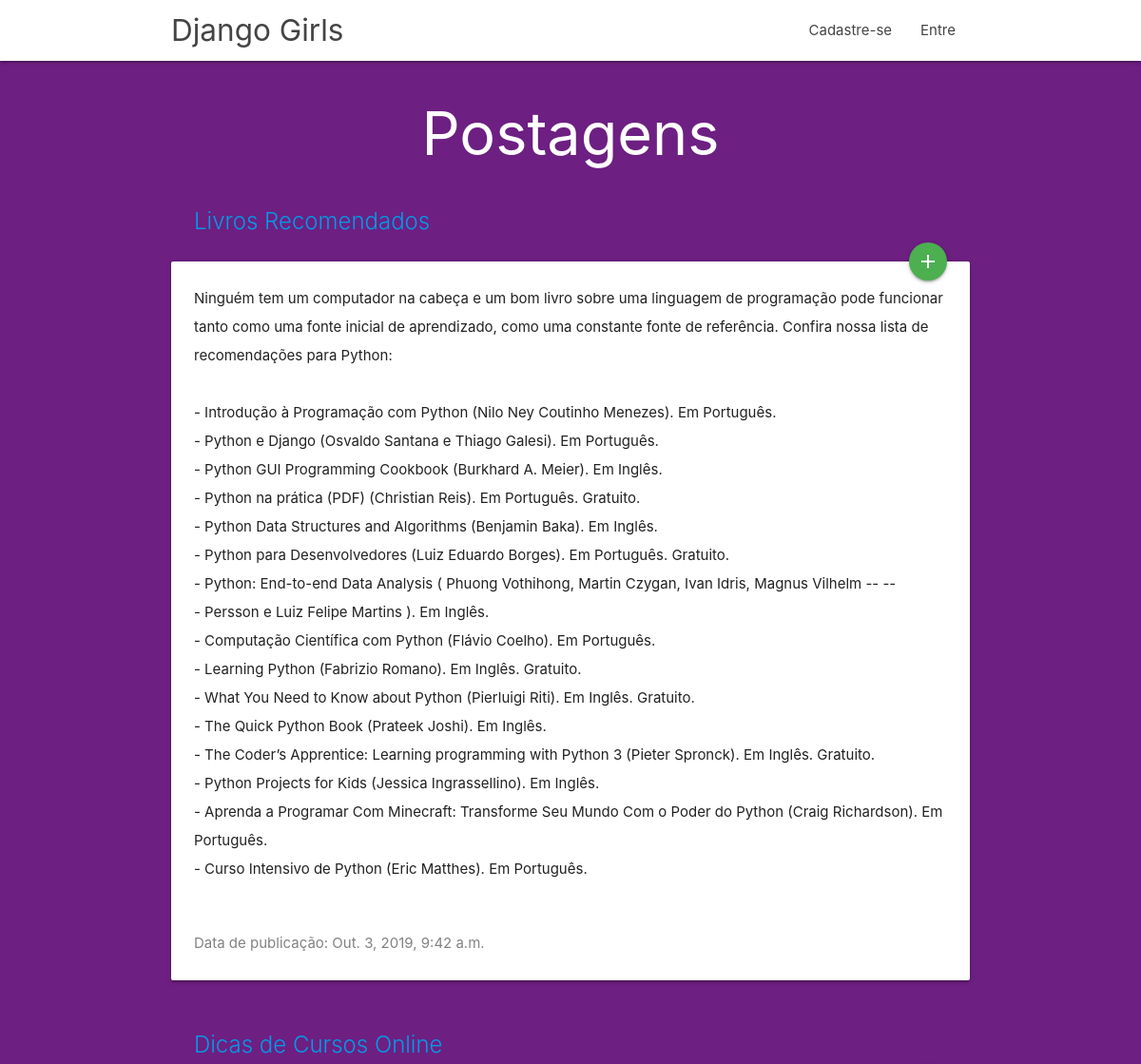
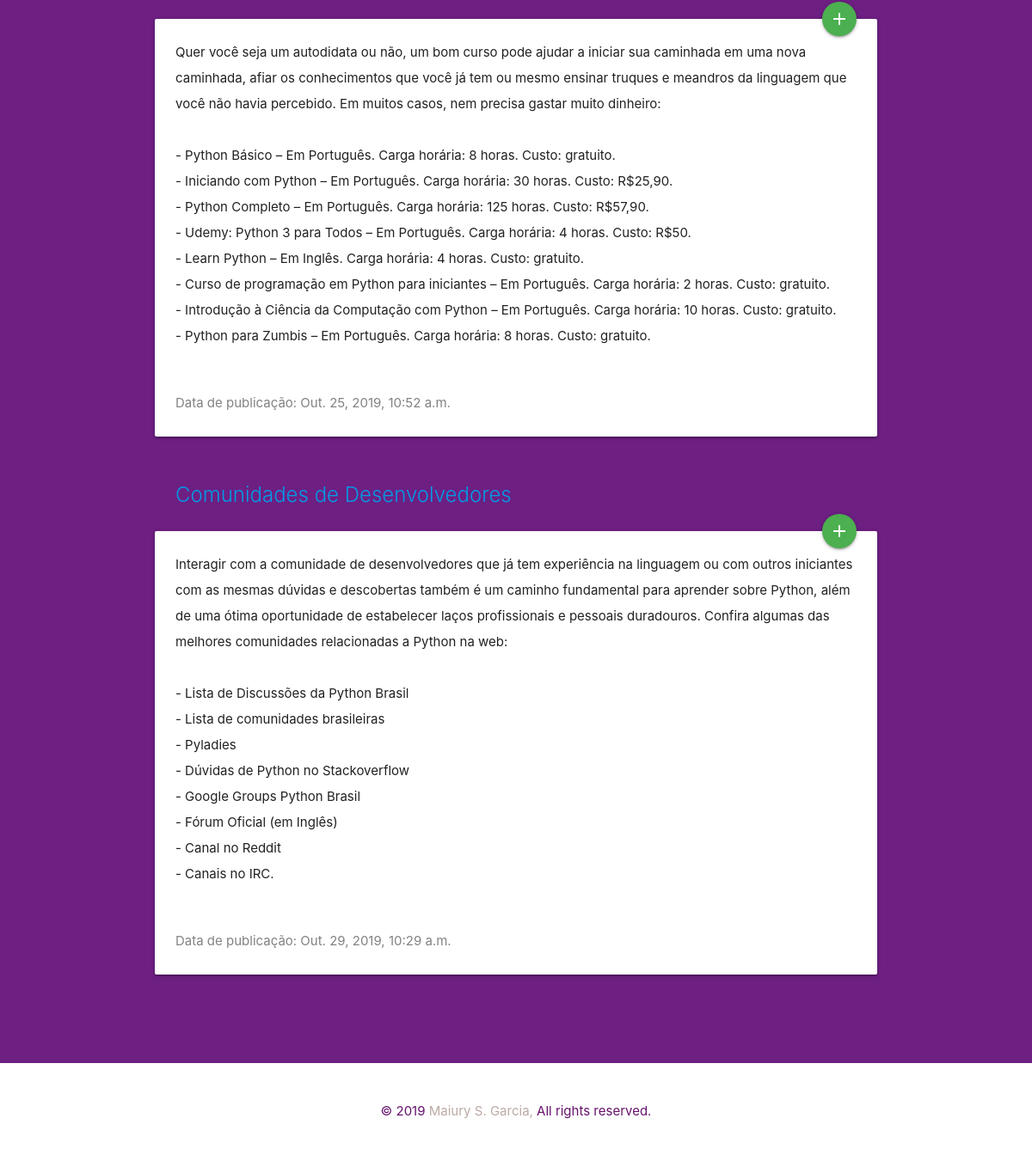
The page / on the database its author committed (2 pictures, top to bottom).
### blog/models.py (models this page shows, shortened)
class Post(models.Model):
    author = models.ForeignKey(
        settings.AUTH_USER_MODEL, on_delete=models.CASCADE)
    title = models.CharField(max_length=200)
    text = models.TextField()
    created_date = models.DateTimeField(default=timezone.now)
    published_date = models.DateTimeField(blank=True, null=True)

### blog/views.py (the view)
# urls.py: path('', views.post_list, name='post_list'),
def post_list(request):
    posts = Post.objects.filter(
        published_date__lte=timezone.now()).order_by('published_date')
    return render(request, 'blog/post_list.html', {'posts': posts, 'acao': 'Postagens'})

### blog/templates/blog/post_list.html
{% extends 'blog/base.html' %}
{% block content %}
    <div class="container">
        <center><h1>{{ acao }}</h1></center>
    </div>
    <br><br><br>
    {% for post in posts %}
            <div class="row">
                    <div>
                        <div class="card title-card">
                          <div class="card-image">
                            <span class="card-title"><a>{{ post.title }}</a></span>
                            <a  href="{% url 'post_detail' pk=post.pk %}" class="btn-floating halfway-fab waves-effect waves-light green"><i class="material-icons">add</i></a>
                          </div>
                          <div class="card-content">
                            <p>{{ post.text|linebreaksbr }}</p>
                          </div>
                          <div class="card-content date">
                              <p>Data de publicação: {{ post.published_date }}</p>
                          </div>
                        </div>
                    </div>
                </div>
                <br><br><br>
    {% endfor %}
{% endblock %}

### blog/static/css/style.css (style rules this page uses)
p { line-height: 2rem; }

### blog/static/css/blog.css (style rules this page uses)
.date { color: #828282; }
h1, h5 { color: #6d1f82; }
.fundo, h1, h5 { background-color: #6d1f82; color: #ffffff; }
body { background-color: #6d1f82; }

### rows shown on the page
Post: title "Livros Recomendados", text "Ninguém tem um computador na cabeça e um bom livro sobre uma linguagem de programação pode funcionar tanto como uma fonte inicial de aprendizado, como uma constante fonte de referência. Confira nossa lista de recomendações para Python: - Introdução à Programação com Python (Nilo Ney Coutinho Menezes). Em Português. - Python e Django (Osvaldo Santana e Thiago Galesi). Em Português. - Python GUI Programming Cookbook (Burkhard A. Meier). Em Inglês. - Python na prática (PDF) (Christian Reis). Em Português. Gratuito. - Python Data Structures and Algorithms (Benjamin Baka). Em Inglês. - Python para Desenvolvedores (Luiz Eduardo Borges). Em Português. Gratuito. - Python: End-to-end Data Analysis (…", published_date "Out. 3, 2019, 9:42 a.m."
Post: title "Dicas de Cursos Online", text "Quer você seja um autodidata ou não, um bom curso pode ajudar a iniciar sua caminhada em uma nova caminhada, afiar os conhecimentos que você já tem ou mesmo ensinar truques e meandros da linguagem que você não havia percebido. Em muitos casos, nem precisa gastar muito dinheiro: - Python Básico – Em Português. Carga horária: 8 horas. Custo: gratuito. - Iniciando com Python – Em Português. Carga horária: 30 horas. Custo: R$25,90. - Python Completo – Em Português. Carga horária: 125 horas. Custo: R$57,90. - Udemy: Python 3 para Todos – Em Português. Carga horária: 4 horas. Custo: R$50. - Learn Python – Em Inglês. Carga horária: 4 horas. Custo: gratuito. - Curso de programação em Python para…", published_date "Out. 25, 2019, 10:52 a.m."
Post: title "Comunidades de Desenvolvedores", text "Interagir com a comunidade de desenvolvedores que já tem experiência na linguagem ou com outros iniciantes com as mesmas dúvidas e descobertas também é um caminho fundamental para aprender sobre Python, além de uma ótima oportunidade de estabelecer laços profissionais e pessoais duradouros. Confira algumas das melhores comunidades relacionadas a Python na web: - Lista de Discussões da Python Brasil - Lista de comunidades brasileiras - Pyladies - Dúvidas de Python no Stackoverflow - Google Groups Python Brasil - Fórum Oficial (em Inglês) - Canal no Reddit - Canais no IRC.", published_date "Out. 29, 2019, 10:29 a.m."

### other values the page prints
{{ acao }} "Postagens"
